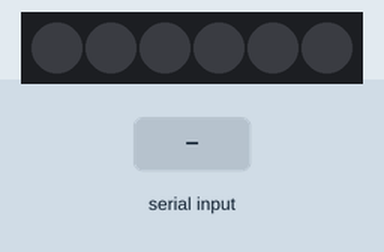
Recording of a sketch running on a simulated Arduino Uno, built with avr-gcc and run on an emulated ATmega328P. On the bench: 6 RGB LEDs in strip order, left to right. The test bench sets the inputs (shaded band). Dim RGB values are drawn brighter than linear.

Above: at 1.2 s.
1.3 s: byte 90 received over Serial
At 2.1 s:
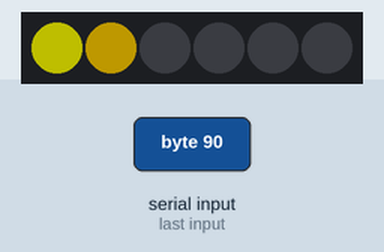
Timing chart, 0 to 4.3 s (numbered marks = the images above; inputs shaded):
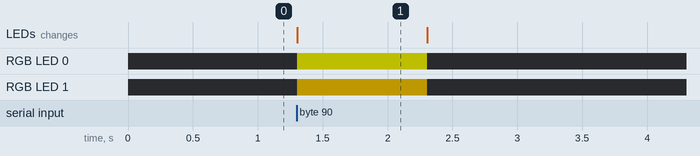

The sketch:

oficial.3.ino
```cpp
#include <Adafruit_NeoPixel.h>

#define PIN_DATOS   6
#define NUM_LEDS    6
#define BRILLO      80

Adafruit_NeoPixel tira(NUM_LEDS, PIN_DATOS, NEO_GRB + NEO_KHZ800);

uint8_t nivel = 0;
unsigned long tUltimoDato = 0;

// Amarillo (primer LED) -> rojo (ultimo LED)
uint32_t colorPara(int i) {
  float t = (float)i / (NUM_LEDS - 1);
  uint8_t g = (uint8_t)(255 * (1.0 - t));
  return tira.Color(255, g, 0);
}

void setup() {
  Serial.begin(115200);
  tira.begin();
  tira.setBrightness(BRILLO);
  tira.clear();
  tira.show();
}

void loop() {
  while (Serial.available() > 0) {
    nivel = Serial.read();
    tUltimoDato = millis();
  }
  if (millis() - tUltimoDato > 1000) nivel = 0;

  int encendidos = map(nivel, 0, 255, 0, NUM_LEDS);

  for (int i = 0; i < NUM_LEDS; i++) {
    if (i < encendidos) tira.setPixelColor(i, colorPara(i));
    else                tira.setPixelColor(i, 0);
  }
  tira.show();
  delay(10);
}
```

Measured:
- after the input at 1.3 s, RGB LED 0: off → RGB(80, 80, 0) at once, → off 1.0 s later; RGB LED 1: off → RGB(80, 64, 0) at once, → off 1.0 s later; the LEDs: change at once (image 1)
- what the display in image 1 shows lasts 1.0 s, from 1.3 s to 2.3 s
